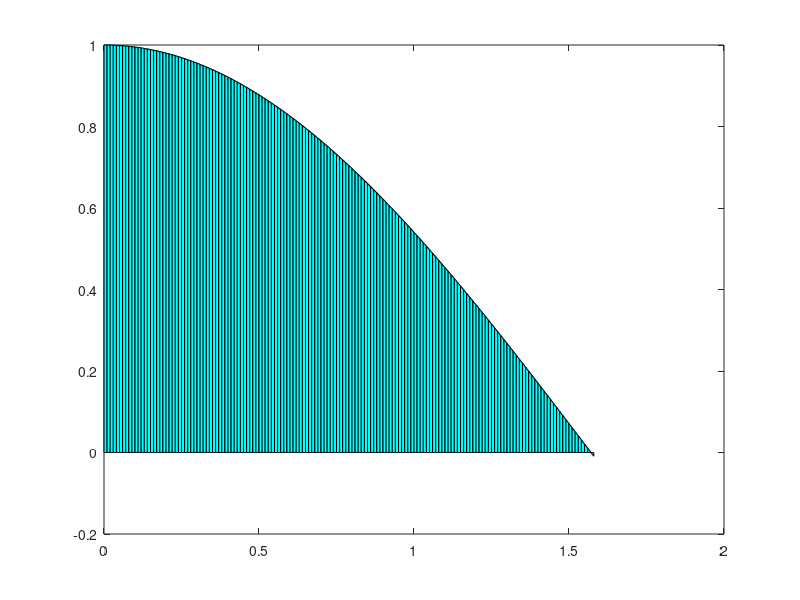

Here is the MATLAB script that generated this plot:
%%%%SIMPSONS 1/3 RULE

%%%%%y = cos(x) from  0 to pi/2
clear
clc
close all

x = linspace(0,pi/2,100);

y = cos(x);

plot(x,y)

xi = 0;
I = 0;
dx = 0.01;
while xi <= (pi/2)
    %%%fxi is function at xi
    %%%fx2i is function at xi + dx/2
    %%%fxdi is function at xi + dx
    fxi = cos(xi);
    fx2i = cos(xi+dx/2);
    fxdi = cos(xi+dx);
    I = I + (1/6)*(fxi + 4*fx2i + fxdi)*dx;
    xp = [xi xi+dx/2 xi+dx xi+dx xi+dx/2 xi];
    yp = [0   0       0     fxdi fx2i    fxi];
    patch(xp,yp,[0 1 1])
    hold on
    drawnow
    xi = xi + dx;
end
I 
